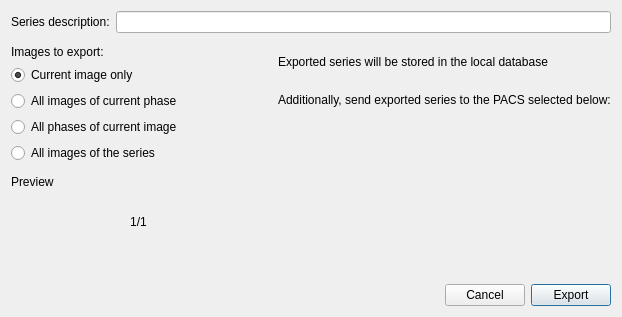
<?xml version="1.0" encoding="UTF-8"?>
<ui version="4.0">
 <class>udg::QExporterBase</class>
 <widget class="QWidget" name="udg::QExporterBase">
  <property name="geometry">
   <rect>
    <x>0</x>
    <y>0</y>
    <width>622</width>
    <height>317</height>
   </rect>
  </property>
  <property name="sizePolicy">
   <sizepolicy hsizetype="Fixed" vsizetype="Fixed">
    <horstretch>0</horstretch>
    <verstretch>0</verstretch>
   </sizepolicy>
  </property>
  <property name="windowTitle">
   <string>Exporter</string>
  </property>
  <layout class="QVBoxLayout" name="verticalLayout_5">
   <property name="spacing">
    <number>12</number>
   </property>
   <item>
    <layout class="QHBoxLayout" name="horizontalLayout">
     <property name="spacing">
      <number>6</number>
     </property>
     <item>
      <widget class="QLabel" name="label_4">
       <property name="text">
        <string>Series description:</string>
       </property>
      </widget>
     </item>
     <item>
      <widget class="QLineEdit" name="m_seriesDescription"/>
     </item>
    </layout>
   </item>
   <item>
    <layout class="QHBoxLayout" name="horizontalLayout_2">
     <property name="spacing">
      <number>12</number>
     </property>
     <item>
      <layout class="QVBoxLayout" name="verticalLayout_4">
       <property name="spacing">
        <number>12</number>
       </property>
       <item>
        <layout class="QVBoxLayout" name="verticalLayout_2">
         <property name="spacing">
          <number>6</number>
         </property>
         <item>
          <widget class="QLabel" name="label_2">
           <property name="text">
            <string>Images to export:</string>
           </property>
          </widget>
         </item>
         <item>
          <widget class="QRadioButton" name="m_currentImageRadioButton">
           <property name="text">
            <string>Current image only</string>
           </property>
           <property name="checked">
            <bool>true</bool>
           </property>
          </widget>
         </item>
         <item>
          <widget class="QRadioButton" name="m_imagesOfCurrentPhaseRadioButton">
           <property name="text">
            <string>All images of current phase</string>
           </property>
           <property name="checked">
            <bool>false</bool>
           </property>
          </widget>
         </item>
         <item>
          <widget class="QRadioButton" name="m_phasesOfCurrentImageRadioButton">
           <property name="text">
            <string>All phases of current image</string>
           </property>
           <property name="checked">
            <bool>false</bool>
           </property>
          </widget>
         </item>
         <item>
          <widget class="QRadioButton" name="m_allImagesRadioButton">
           <property name="text">
            <string>All images of the series</string>
           </property>
          </widget>
         </item>
        </layout>
       </item>
       <item>
        <layout class="QVBoxLayout" name="verticalLayout_3">
         <property name="spacing">
          <number>6</number>
         </property>
         <item>
          <widget class="QLabel" name="label_8">
           <property name="text">
            <string>Preview</string>
           </property>
          </widget>
         </item>
         <item>
          <widget class="QLabel" name="m_previewSliceLabel">
           <property name="text">
            <string/>
           </property>
           <property name="alignment">
            <set>Qt::AlignCenter</set>
           </property>
          </widget>
         </item>
         <item>
          <widget class="QLabel" name="m_numberOfImagesToStore">
           <property name="text">
            <string>1/1</string>
           </property>
           <property name="alignment">
            <set>Qt::AlignCenter</set>
           </property>
          </widget>
         </item>
        </layout>
       </item>
       <item>
        <spacer name="verticalSpacer">
         <property name="orientation">
          <enum>Qt::Vertical</enum>
         </property>
         <property name="sizeHint" stdset="0">
          <size>
           <width>20</width>
           <height>40</height>
          </size>
         </property>
        </spacer>
       </item>
      </layout>
     </item>
     <item>
      <layout class="QVBoxLayout" name="verticalLayout">
       <property name="spacing">
        <number>6</number>
       </property>
       <item>
        <widget class="QLabel" name="label">
         <property name="text">
          <string>Exported series will be stored in the local database</string>
         </property>
        </widget>
       </item>
       <item>
        <widget class="QLabel" name="label_3">
         <property name="text">
          <string>Additionally, send exported series to the PACS selected below:</string>
         </property>
        </widget>
       </item>
       <item>
        <widget class="udg::QPacsList" name="m_pacsList" native="true">
         <property name="sizePolicy">
          <sizepolicy hsizetype="Preferred" vsizetype="Preferred">
           <horstretch>0</horstretch>
           <verstretch>0</verstretch>
          </sizepolicy>
         </property>
         <property name="minimumSize">
          <size>
           <width>150</width>
           <height>150</height>
          </size>
         </property>
        </widget>
       </item>
      </layout>
     </item>
    </layout>
   </item>
   <item>
    <layout class="QHBoxLayout" name="horizontalLayout_3">
     <property name="spacing">
      <number>6</number>
     </property>
     <item>
      <spacer name="horizontalSpacer_2">
       <property name="orientation">
        <enum>Qt::Horizontal</enum>
       </property>
       <property name="sizeHint" stdset="0">
        <size>
         <width>40</width>
         <height>20</height>
        </size>
       </property>
      </spacer>
     </item>
     <item>
      <widget class="QPushButton" name="m_cancelButton">
       <property name="text">
        <string>Cancel</string>
       </property>
      </widget>
     </item>
     <item>
      <widget class="QPushButton" name="m_saveButton">
       <property name="text">
        <string>Export</string>
       </property>
       <property name="default">
        <bool>true</bool>
       </property>
      </widget>
     </item>
    </layout>
   </item>
  </layout>
 </widget>
 <customwidgets>
  <customwidget>
   <class>udg::QPacsList</class>
   <extends>QWidget</extends>
   <header>qpacslist.h</header>
   <container>1</container>
  </customwidget>
 </customwidgets>
 <resources/>
 <connections/>
</ui>
